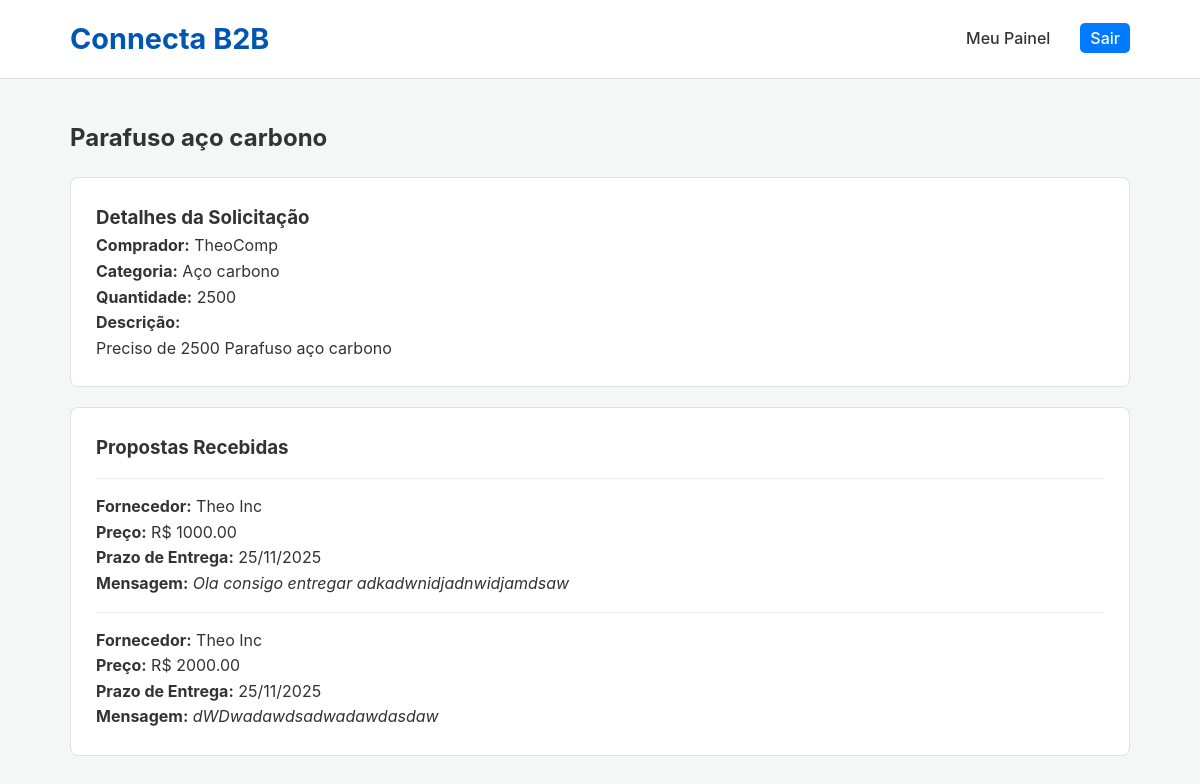
The page /rfq/open/1 (signed in) on the database as committed earlier.
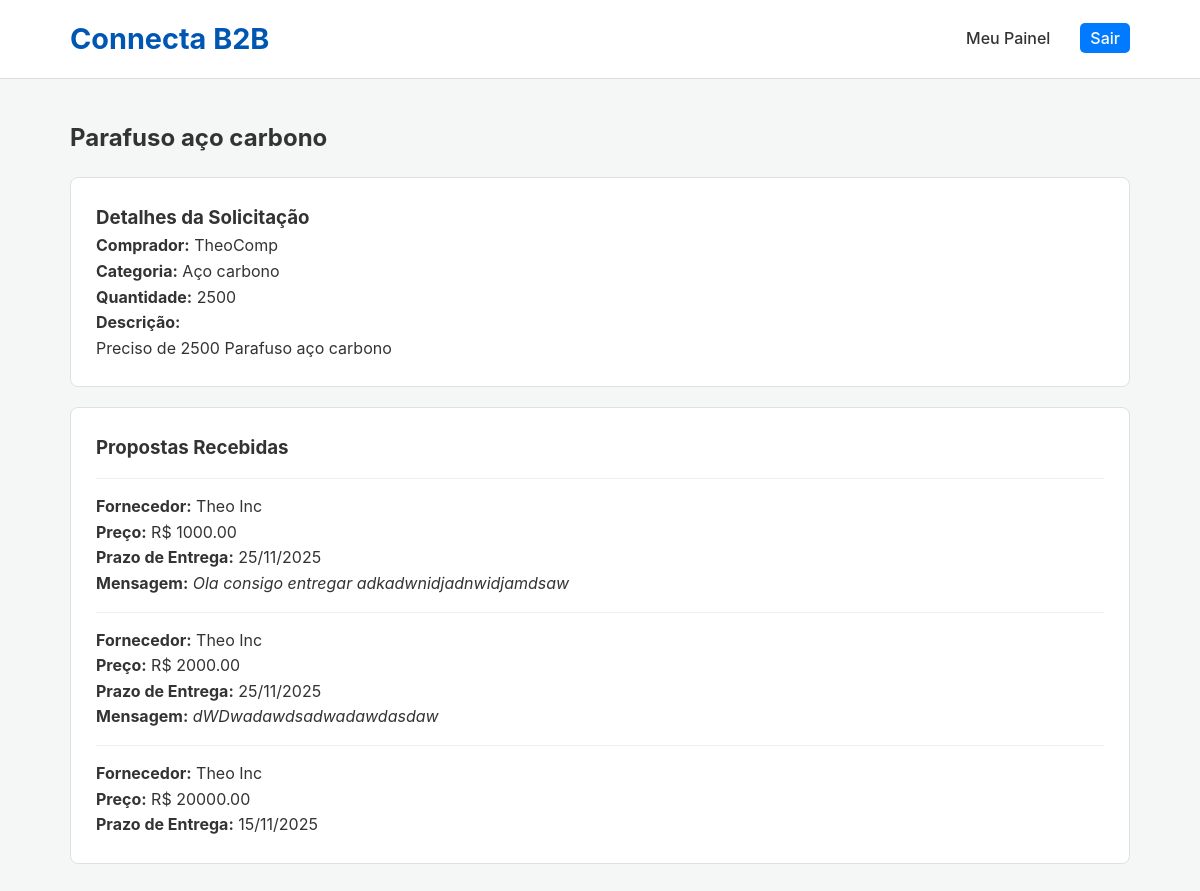
The same page on the database as committed later.
### app.py (models this page shows, shortened)
class OpenRFQ(db.Model):
    id = db.Column(db.Integer, primary_key=True)
    title = db.Column(db.String(150), nullable=False)
    description = db.Column(db.Text, nullable=False)
    category = db.Column(db.String(80), nullable=False)
    quantity = db.Column(db.String(50), nullable=False) # Usando String para flexibilidade (ex: "100 unidades", "500 metros")
    deadline = db.Column(db.Date, nullable=True)
    status = db.Column(db.String(50), default='Aberto') # Aberto, Fechado
    timestamp = db.Column(db.DateTime, default=datetime.utcnow)
    buyer_id = db.Column(db.Integer, db.ForeignKey('company.id'), nullable=False)
    responses = db.relationship('OpenRFQResponse', backref='rfq', lazy='dynamic', cascade="all, delete-orphan")

class Company(db.Model):
    id = db.Column(db.Integer, primary_key=True); company_name = db.Column(db.String(150), nullable=False); cnpj = db.Column(db.String(18), unique=True, nullable=False); email = db.Column(db.String(150), unique=True, nullable=False); password_hash = db.Column(db.String(256), nullable=False); user_type = db.Column(db.String(50), nullable=False)
    is_verified = db.Column(db.Boolean, default=False); is_admin = db.Column(db.Boolean, default=False); is_active = db.Column(db.Boolean, default=True)
    logo_filename = db.Column(db.String(255), nullable=True); description = db.Column(db.Text, nullable=True); website = db.Column(db.String(255), nullable=True); address = db.Column(db.String(255), nullable=True); certifications = db.Column(db.String(255), nullable=True)
    created_at = db.Column(db.DateTime, default=datetime.utcnow)
    products = db.relationship('Product', backref='supplier', lazy=True, cascade="all, delete-orphan")
    notifications = db.relationship('Notification', foreign_keys='Notification.recipient_id', backref='recipient', lazy=True, cascade="all, delete-orphan")
    reviews_received = db.relationship('Review', foreign_keys='Review.supplier_id', backref='reviewed_supplier', lazy='dynamic')
    sent_quotes = db.relationship('QuoteRequest', foreign_keys='QuoteRequest.buyer_id', backref='buyer', lazy='dynamic')
    received_quotes = db.relationship('QuoteRequest', foreign_keys='QuoteRequest.supplier_id', backref='supplier', lazy='dynamic')
    quote_groups = db.relationship('QuoteGroup', backref='buyer', lazy=True)
    open_rfqs = db.relationship('OpenRFQ', backref='buyer', lazy=True) # RFQ: Ligação com a empresa que criou
    open_rfq_responses = db.relationship('OpenRFQResponse', backref='supplier', lazy=True) # RFQ: Ligação com as respostas

class OpenRFQResponse(db.Model):
    id = db.Column(db.Integer, primary_key=True)
    price = db.Column(db.Float, nullable=False)
    delivery_date = db.Column(db.Date, nullable=True)
    message = db.Column(db.Text, nullable=True)
    timestamp = db.Column(db.DateTime, default=datetime.utcnow)
    rfq_id = db.Column(db.Integer, db.ForeignKey('open_rfq.id'), nullable=False)
    supplier_id = db.Column(db.Integer, db.ForeignKey('company.id'), nullable=False)

### app.py (the view, shortened to what this page needs)
@app.route('/rfq/open/<int:rfq_id>', methods=['GET', 'POST'])
@login_required
def open_rfq_detail(rfq_id):
    rfq = db.session.get(OpenRFQ, rfq_id)
    if not rfq:
        flash('RFQ não encontrado.', 'error')
        return redirect(url_for('dashboard'))
    return render_template('open_rfq_detail.html', rfq=rfq)

### app.py (called while the page is built)
def login_required(f):
    @wraps(f)
    def decorated_function(*args, **kwargs):
        if 'company_id' not in session: flash('Você precisa estar logado.', 'error'); return redirect(url_for('login'))
        return f(*args, **kwargs)
    return decorated_function

@app.context_processor
def inject_notifications():
    if 'company_id' in session:
        unread_count = db.session.query(Notification).filter_by(recipient_id=session['company_id'], read=False).count()
        cart_item_count = len(session.get('cart', {})) if session.get('user_type') == 'buyer' else 0
        return dict(unread_notifications=unread_count, cart_item_count=cart_item_count)
    return dict(unread_notifications=0, cart_item_count=0)

### templates/open_rfq_detail.html (shortened to what this page needs)
<!DOCTYPE html>
<html lang="pt-br">
<head>
    <link rel="stylesheet" href="{{ url_for('static', filename='css/style.css') }}">
    <link rel="stylesheet" href="{{ url_for('static', filename='css/form.css') }}">
</head>
<body>
     <header class="main-header">
        <div class="container">
            <a href="{{ url_for('dashboard') }}" style="text-decoration: none;"><h1 class="logo">Connecta B2B</h1></a>
            <nav class="main-nav">
                <ul>
                    <li><a href="{{ url_for('dashboard') }}">Meu Painel</a></li>
                    <li><a href="{{ url_for('logout') }}" class="login-button">Sair</a></li>
                </ul>
            </nav>
        </div>
    </header>
    <main class="container" style="padding: 40px 20px;">
        <h2>{{ rfq.title }}</h2>
        <div class="detail-card">
            <h3>Detalhes da Solicitação</h3>
            <p><strong>Comprador:</strong> {{ rfq.buyer.company_name }}</p>
            <p><strong>Categoria:</strong> {{ rfq.category }}</p>
            <p><strong>Quantidade:</strong> {{ rfq.quantity }}</p>
            <p><strong>Descrição:</strong><br>{{ rfq.description }}</p>
        </div>
        {% if session.company_id == rfq.buyer_id %}
        <div class="detail-card">
            <h3>Propostas Recebidas</h3>
            {% for response in rfq.responses %}
            <div class="response-card">
                <p><strong>Fornecedor:</strong> {{ response.supplier.company_name }}</p>
                <p><strong>Preço:</strong> R$ {{ "%.2f"|format(response.price) }}</p>
                <p><strong>Prazo de Entrega:</strong> {{ response.delivery_date.strftime('%d/%m/%Y') if response.delivery_date else 'Não informado' }}</p>
                {% if response.message %}<p><strong>Mensagem:</strong> <em>{{ response.message }}</em></p>{% endif %}
            </div>
            {% else %}
            <p>Nenhuma proposta recebida ainda.</p>
            {% endfor %}
        </div>
        {% endif %}
    </main>
</body>
</html>

### static/css/style.css (style rules this page uses)
* { margin: 0; padding: 0; box-sizing: border-box; }
body { font-family: -apple-system, BlinkMacSystemFont, 'Segoe UI', Roboto, Helvetica, Arial, sans-serif; line-height: 1.6; background-color: #f4f7f6; color: #333; }
.container { max-width: 1100px; margin: 0 auto; padding: 0 20px; }
.main-header { background-color: #ffffff; padding: 1rem 0; border-bottom: 1px solid #ddd; position: sticky; top: 0; z-index: 1000; }
.main-header .container { display: flex; justify-content: space-between; align-items: center; }
.logo { color: #0056b3; font-size: 1.8rem; font-weight: 700; }
.main-nav ul { list-style-type: none; display: flex; gap: 20px; }
.main-nav a { text-decoration: none; color: #333; font-weight: 500; padding: 5px 10px; transition: color 0.3s ease; }
.login-button { background-color: #007bff; color: #ffffff !important; border-radius: 5px; padding: 8px 15px; transition: background-color 0.3s ease; }

### templates/open_rfq_detail.html (style rules this page uses)
.detail-card { background-color: #fff; padding: 25px; border-radius: 8px; border: 1px solid #e0e0e0; margin-top: 20px; }
.response-card { border-top: 1px solid #eee; padding-top: 15px; margin-top: 15px; }

Rows that differ between the two databases and show on the page:
added OpenRFQResponse: supplier.company_name "Theo Inc", price "20000.00", delivery_date "15/11/2025"
